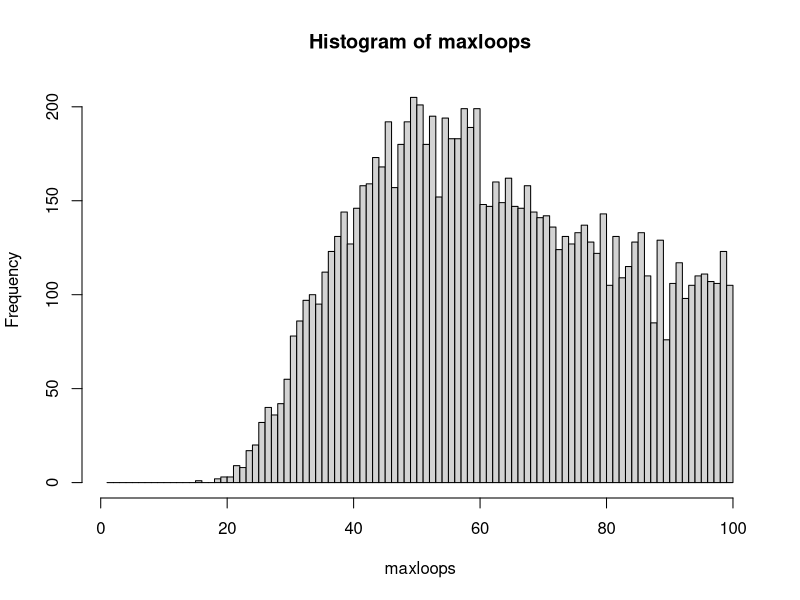
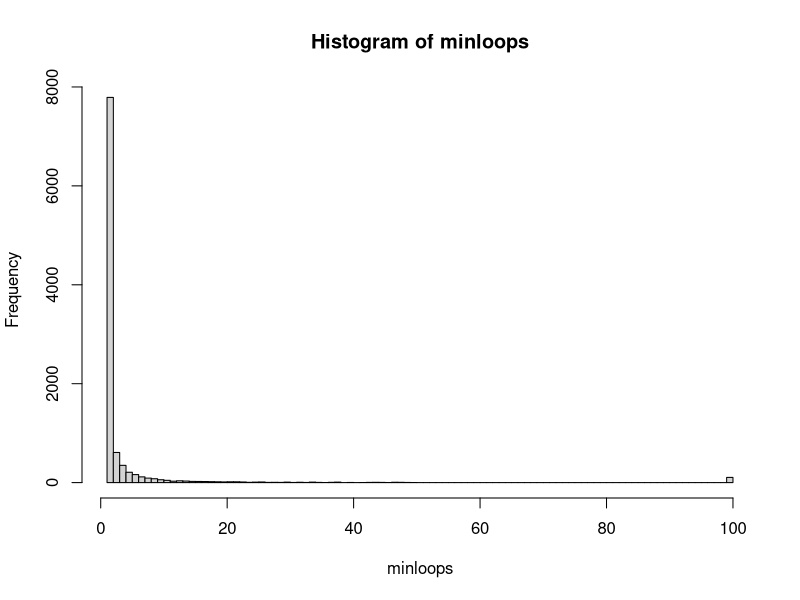
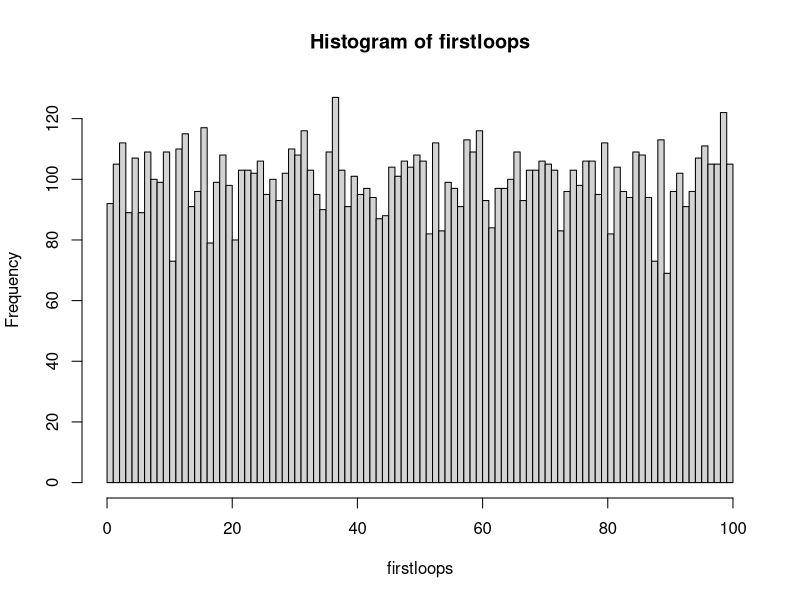

Write the R code that produced these figures, in order.
#Whatch these two videos
#https://www.youtube.com/watch?v=eivGlBKlK6M
#https://www.youtube.com/watch?v=C5-I0bAuEUE

looper <- function(x = 100) {
 
  a <- sample(1:x)
  count <- 0
  loopcount <- c()
  d <- sample(1:x,1)
  elements <- d
  loopelements <- c(elements)
  totalelements <- c()
  c <- TRUE
  e <- TRUE
  elements <- a[d]
  while( e == TRUE) {
    c <- TRUE
    while( c == TRUE) {
      loopelements <- c(loopelements,elements)
      count <- count+1
      if( elements != d){
        elements <- a[elements]
      }else{c <- FALSE}
      if(loopelements[1] == loopelements[length(loopelements)]){
        loopelements <- loopelements[-length(loopelements)]
      }
    }
    loopcount <- c(loopcount, count)
    count <- 0
    totalelements <- c(totalelements,loopelements)
    if(length(setdiff(a,totalelements))>1) {
      elements <- sample(setdiff(a,totalelements),1)
    }else(elements <- setdiff(a,totalelements))
    d <- elements
    elements <- a[d]
    loopelements <- c(d)
    if(length(setdiff(a,totalelements))== 0 ) {
      e <- FALSE
    }
  }
  sum(loopcount)
  return(list(loop = loopcount,maxmin = c(max(loopcount),min(loopcount),loopcount[1])))
}


maxloops <- rep(NA,10000)
minloops <- rep(NA,10000)
firstloops <- rep(NA,10000)
for( i in 1:10000) {
  lop <- looper()
  maxloops[i] <- lop$maxmin[1]
  minloops[i] <- lop$maxmin[2]
  firstloops[i] <- lop$maxmin[3]
}
hist(maxloops,breaks = c(1:100))
hist(minloops,breaks = c(1:100))
hist(firstloops,breaks = c(0:100))

length(which(maxloops <= 50))/10000
length(which(firstloops <= 50))/10000

